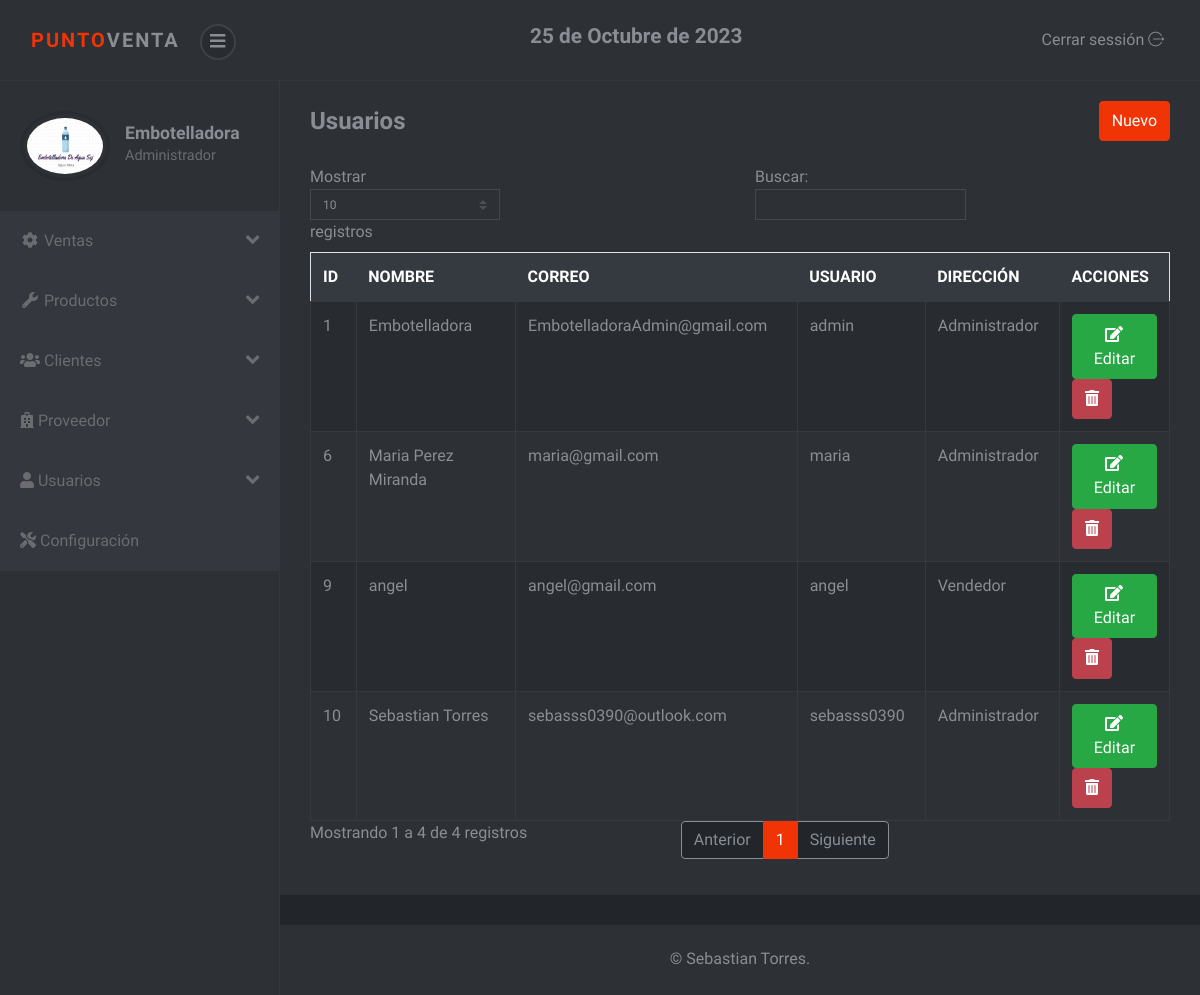
The page /sistema/lista_usuarios.php (signed in) on the database its author committed.
### tables this page shows
CREATE TABLE `usuario` (
  `idusuario` int(11) NOT NULL,
  `nombre` varchar(100) NOT NULL,
  `correo` varchar(100) NOT NULL,
  `usuario` varchar(20) NOT NULL,
  `clave` varchar(50) NOT NULL,
  `rol` int(11) NOT NULL
);

CREATE TABLE `rol` (
  `idrol` int(11) NOT NULL,
  `rol` varchar(50) NOT NULL
);

### sistema/lista_usuarios.php (the view)
<?php include_once "includes/header.php"; ?>
<div class="container-fluid">
	<div class="d-sm-flex align-items-center justify-content-between mb-4">
		<h1 class="h3 mb-0 text-gray-800">Usuarios</h1>
		<?php if ($_SESSION['rol'] == 1) { ?>
		<a href="registro_usuario.php" class="btn btn-primary">Nuevo</a>
		<?php } ?>
	</div>
	<div class="row">
		<div class="col-lg-12">
			<div class="table-responsive">
				<table class="table table-striped table-bordered" id="table">
					<thead class="thead-dark">
						<tr>
							<th>ID</th>
							<th>NOMBRE</th>
							<th>CORREO</th>
							<th>USUARIO</th>
							<th>DIRECCIÓN</th>
							<?php if ($_SESSION['rol'] == 1) { ?>
							<th>ACCIONES</th>
							<?php }?>
						</tr>
					</thead>
					<tbody>
						<?php
						include "../conexion.php";
						$query = mysqli_query($conexion, "SELECT u.idusuario, u.nombre, u.correo, u.usuario, r.rol FROM usuario u INNER JOIN rol r ON u.rol = r.idrol");
						$result = mysqli_num_rows($query);
						if ($result > 0) {
							while ($data = mysqli_fetch_assoc($query)) { ?>
								<tr>
									<td><?php echo $data['idusuario']; ?></td>
									<td><?php echo $data['nombre']; ?></td>
									<td><?php echo $data['correo']; ?></td>
									<td><?php echo $data['usuario']; ?></td>
									<td><?php echo $data['rol']; ?></td>
									<?php if ($_SESSION['rol'] == 1) { ?>
									<td>
										<a href="editar_usuario.php?id=<?php echo $data['idusuario']; ?>" class="btn btn-success"><i class='fas fa-edit'></i> Editar</a>
										<form action="eliminar_usuario.php?id=<?php echo $data['idusuario']; ?>" method="post" class="confirmar d-inline">
											<button class="btn btn-danger" type="submit"><i class='fas fa-trash-alt'></i> </button>
										</form>
									</td>
									<?php } ?>
								</tr>
						<?php }
						} ?>
					</tbody>
				</table>
			</div>
		</div>
	</div>
</div>
<?php include_once "includes/footer.php"; ?>

### sistema/css/style.violet.css (style rules this page uses)
body { position: relative; }
a { -webkit-transition: all 0.3s; transition: all 0.3s; display: inline-block; }
button { cursor: pointer; }
button, input[type='submit'] { cursor: pointer; font-family: inherit; font-weight: 300 !important; }
.table { margin-bottom: 0; color: #8a8d93; }
.table td, .table th { border-color: #343a40; }
.table thead th { border: none; }
.table-striped tbody tr { -webkit-transition: all 0.3s; transition: all 0.3s; }
.table-striped tbody tr:nth-of-type(odd) { background-color: #282b2f; }
.table-bordered td, .table-bordered th { border-color: #343a40; }
.btn { font-weight: 400; border: 1px solid transparent; padding: 0.45rem 0.75rem; font-size: 1rem; line-height: 1.5; border-radius: 0.25rem; -webkit-transition: color 0.15s ease-in-out, background-color 0.15s ease-in-out, border-color 0.15s ease-in-out, -webkit-box-shadow 0.15s ease-in-out; transition: color 0.15s ease-in-out, background-color 0.15s ease-in-out, border-color 0.15s ease-in-out, -webkit-box-shadow 0.15s ease-in-out; transition: color 0.15s ease-in-out, background-color 0.15s ease-in-out, border-color 0.15s ease-in-out, box-shadow 0.15s ease-in-out; transition: color 0.15s ease-in-out, background-color 0.15s ease-in-out, border-color 0.15s ease-in-out, box-shadow 0.15s ease-in-out, -webkit-box-shadow 0.15s ease-in-out; }
.btn-primary { color: color-yiq(#f03406); background-color: #f03406; border-color: #f03406; }
.btn-success { color: color-yiq(#28a745); background-color: #28a745; border-color: #28a745; }
.btn-danger { color: color-yiq(#bb414d); background-color: #bb414d; border-color: #bb414d; }
body { font-family: "Muli", sans-serif; font-size: 1rem; font-weight: 400; line-height: 1.5; color: #8a8d93; background-color: #fff; }
a { color: #f03406; text-decoration: none; }
h1, h2, h3, h4, h5, h6, .h1, .h2, .h3, .h4, .h5, .h6 { margin-bottom: 0.5rem; font-family: inherit; font-weight: 700; line-height: 1.2; color: inherit; }
h1, .h1 { font-size: 2.5rem; }
h3, .h3 { font-size: 1.5rem; }

### rows shown on the page
usuario: idusuario "1", nombre "Embotelladora", correo "EmbotelladoraAdmin@gmail.com", usuario "admin", rol.rol "Administrador"
usuario: idusuario "6", nombre "Maria Perez Miranda", correo "maria@gmail.com", usuario "maria", rol.rol "Administrador"
usuario: idusuario "9", nombre "angel", correo "angel@gmail.com", usuario "angel", rol.rol "Vendedor"
usuario: idusuario "10", nombre "Sebastian Torres", correo "sebasss0390@outlook.com", usuario "sebasss0390", rol.rol "Administrador"

### other values the page prints
fechaPeru() "25 de Octubre de 2023"
$_SESSION['nombre'] "Embotelladora"
